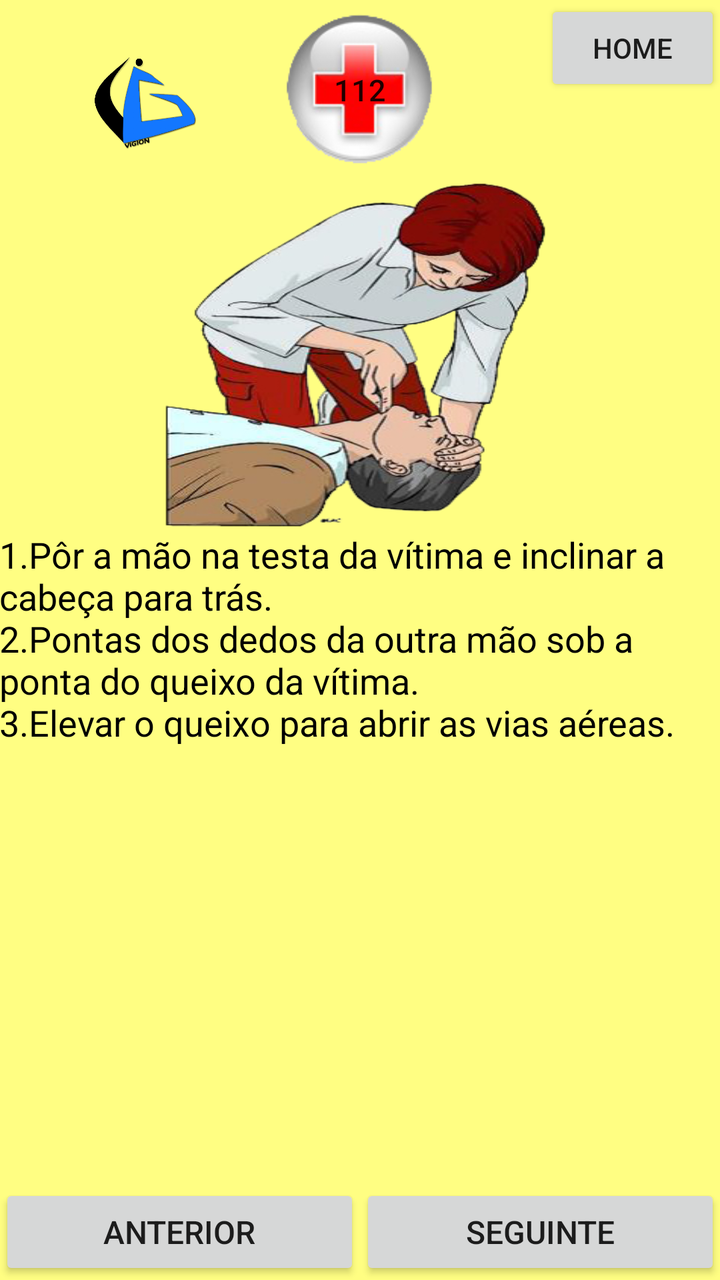
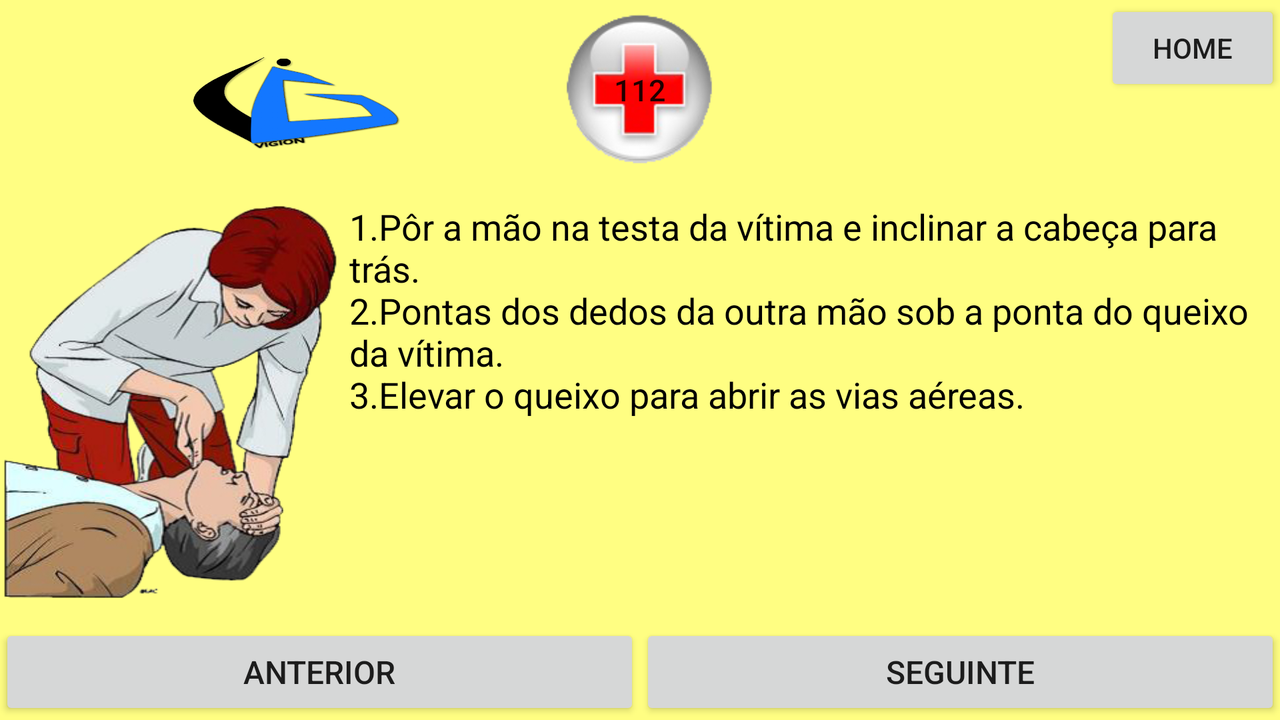

The same Android screen from two of the app's own layout files: first res/layout/ as a phone draws it, then the repository's variant for another configuration, drawn on a device whose configuration selects that folder. Both files follow.
<!-- AndroidManifest.xml: application theme AppTheme -->
<!-- res/layout/activity_sbv_abertura_da_via_aerea.xml -->
<RelativeLayout xmlns:android="http://schemas.android.com/apk/res/android"
    xmlns:tools="http://schemas.android.com/tools" android:layout_width="match_parent"
    android:layout_height="match_parent" android:paddingLeft="@dimen/activity_horizontal_margin"
    android:paddingRight="@dimen/activity_horizontal_margin"
    android:paddingTop="@dimen/activity_vertical_margin"
    android:paddingBottom="@dimen/activity_vertical_margin"
    tools:context="com.example.vss.suportebasicodevida5.sbv_abertura_da_via_aerea"
    android:background="#fffffe82">

    <Button
        android:layout_width="90dp"
        android:layout_height="90dp"
        android:text="@string/emergencia"
        android:id="@+id/buttonEmergencia"
        android:onClick="onCLickChange2Activity"
        android:layout_alignParentTop="true"
        android:layout_centerHorizontal="true"
        android:background="@drawable/medicina_em_png_queroimagem_ceica_crispim_2_transparente"
        android:textSize="15dp" />

    <LinearLayout
        android:orientation="horizontal"
        android:layout_width="fill_parent"
        android:layout_height="wrap_content"
        android:layout_centerHorizontal="true"

        android:layout_alignParentBottom="true"
        android:id="@+id/linearLayout">

        <Button
            android:layout_width="match_parent"
            android:layout_height="wrap_content"
            android:text="@string/anterior"
            android:id="@+id/buttonRespira"
            android:layout_alignParentBottom="true"
            android:layout_alignParentLeft="true"
            android:layout_alignParentStart="true"
            android:onClick="onCLickChange2Activity"
            android:layout_gravity="left|bottom"
            android:layout_weight="1"
            android:textSize="16sp" />

        <Button
            android:layout_width="match_parent"
            android:layout_height="wrap_content"
            android:text="@string/seguinte"
            android:id="@+id/buttonNaoRespira"
            android:onClick="onCLickChange2Activity"
            android:layout_alignParentBottom="true"
            android:layout_alignParentRight="true"
            android:layout_alignParentEnd="true"
            android:layout_gravity="right|bottom"
            android:layout_weight="1"
            android:textSize="16sp" />

    </LinearLayout>

    <Button
        android:layout_width="wrap_content"
        android:layout_height="wrap_content"
        android:text="@string/home"
        android:id="@+id/buttonHome"
        android:onClick="onCLickChange2Activity"
        android:layout_alignParentTop="true"
        android:layout_alignParentRight="true"
        android:layout_alignParentEnd="true" />

    <ImageView
        android:layout_width="90dp"
        android:layout_height="90dp"
        android:id="@+id/imageViewVSS"
        android:layout_alignParentTop="true"
        android:layout_alignParentLeft="true"
        android:layout_alignParentStart="true"
        android:layout_above="@+id/relativeLayout4"
        android:layout_toLeftOf="@+id/buttonEmergencia"
        android:layout_toStartOf="@+id/buttonEmergencia"
        android:background="@drawable/vigion_logo" />

    <RelativeLayout
        android:layout_width="fill_parent"
        android:layout_height="fill_parent"
        android:layout_below="@+id/buttonEmergencia"
        android:id="@+id/relativeLayout4"
        android:layout_above="@+id/linearLayout"
        android:layout_alignParentRight="true"
        android:layout_alignParentEnd="true"
        android:layout_alignParentLeft="true"
        android:layout_alignParentStart="true">

        <ImageView
            android:layout_width="200dp"
            android:layout_height="175dp"
            android:id="@+id/imageView2"
            android:background="@drawable/vos_transparente"
            android:layout_alignParentTop="true"
            android:layout_centerHorizontal="true" />

        <TextView
            android:layout_width="wrap_content"
            android:layout_height="wrap_content"
            android:textAppearance="?android:attr/textAppearanceMedium"
            android:text="@string/vos_ventilacao"
            android:id="@+id/textView"
            android:textColor="#ff000000"
            android:layout_below="@+id/imageView2"
            android:layout_alignParentLeft="true"
            android:layout_alignParentStart="true"
            android:layout_alignParentBottom="true" />

    </RelativeLayout>

</RelativeLayout>
<!-- resources referenced by this layout -->
<resources>
  <!-- drawable medicina_em_png_queroimagem_ceica_crispim_2_transparente: png bitmap (drawable-mdpi, 13470 bytes) -->
  <!-- drawable vigion_logo: png bitmap (drawable-mdpi, 108685 bytes) -->
  <!-- drawable vos_transparente: png bitmap (drawable-mdpi, 122244 bytes) -->
  <string name="anterior">Anterior</string>
  <string name="emergencia">112</string>
  <string name="home">HOME</string>
  <string name="seguinte">Seguinte</string>
  <string name="vos_ventilacao">1.Pôr a mão na testa da vítima e inclinar a cabeça para trás.\n2.Pontas dos dedos da outra mão sob a ponta do queixo da vítima.\n3.Elevar o queixo para abrir as vias aéreas.</string>
  <style name="AppTheme" parent="Theme.AppCompat.Light.NoActionBar">
          
      </style>
</resources>
<!-- res/layout-land/activity_sbv_abertura_da_via_aerea.xml (the repository's variant of the layout above) -->
<!-- drawn on the phone turned sideways -->
<RelativeLayout xmlns:android="http://schemas.android.com/apk/res/android"
    xmlns:tools="http://schemas.android.com/tools" android:layout_width="match_parent"
    android:layout_height="match_parent" android:paddingLeft="@dimen/activity_horizontal_margin"
    android:paddingRight="@dimen/activity_horizontal_margin"
    android:paddingTop="@dimen/activity_vertical_margin"
    android:paddingBottom="@dimen/activity_vertical_margin"
    tools:context="com.example.vss.suportebasicodevida5.sbv_abertura_da_via_aerea"
    android:background="#fffffe82">

    <Button
        android:layout_width="90dp"
        android:layout_height="90dp"
        android:text="@string/emergencia"
        android:id="@+id/buttonEmergencia"
        android:onClick="onCLickChange2Activity"
        android:layout_alignParentTop="true"
        android:layout_centerHorizontal="true"
        android:background="@drawable/medicina_em_png_queroimagem_ceica_crispim_2_transparente"
        android:textSize="15dp" />

    <LinearLayout
        android:orientation="horizontal"
        android:layout_width="fill_parent"
        android:layout_height="wrap_content"

        android:layout_alignParentBottom="true"
        android:id="@+id/linearLayout"
        android:layout_alignParentRight="true"
        android:layout_alignParentEnd="true"
        android:layout_alignParentLeft="true"
        android:layout_alignParentStart="true">

        <Button
            android:layout_width="match_parent"
            android:layout_height="wrap_content"
            android:text="@string/anterior"
            android:id="@+id/buttonRespira"
            android:layout_alignParentBottom="true"
            android:layout_alignParentLeft="true"
            android:layout_alignParentStart="true"
            android:onClick="onCLickChange2Activity"
            android:layout_gravity="left|bottom"
            android:layout_weight="1"
            android:textSize="16sp" />

        <Button
            android:layout_width="match_parent"
            android:layout_height="wrap_content"
            android:text="@string/seguinte"
            android:id="@+id/buttonNaoRespira"
            android:onClick="onCLickChange2Activity"
            android:layout_alignParentBottom="true"
            android:layout_alignParentRight="true"
            android:layout_alignParentEnd="true"
            android:layout_gravity="right|bottom"
            android:layout_weight="1"
            android:textSize="16sp" />

    </LinearLayout>

    <Button
        android:layout_width="wrap_content"
        android:layout_height="wrap_content"
        android:text="@string/home"
        android:id="@+id/buttonHome"
        android:onClick="onCLickChange2Activity"
        android:layout_alignParentTop="true"
        android:layout_alignParentRight="true"
        android:layout_alignParentEnd="true" />

    <ImageView
        android:layout_width="90dp"
        android:layout_height="90dp"
        android:id="@+id/imageViewVSS"
        android:layout_alignParentTop="true"
        android:layout_alignParentLeft="true"
        android:layout_alignParentStart="true"
        android:layout_above="@+id/relativeLayout4"
        android:layout_toLeftOf="@+id/buttonEmergencia"
        android:layout_toStartOf="@+id/buttonEmergencia"
        android:background="@drawable/vigion_logo" />

    <RelativeLayout
        android:layout_width="fill_parent"
        android:layout_height="fill_parent"
        android:layout_below="@+id/buttonEmergencia"
        android:id="@+id/relativeLayout4"
        android:layout_above="@+id/linearLayout"
        android:layout_alignParentRight="true"
        android:layout_alignParentEnd="true"
        android:layout_alignParentLeft="true"
        android:layout_alignParentStart="true">

        <ImageView
            android:layout_width="175dp"
            android:layout_height="200dp"
            android:id="@+id/imageView"
            android:background="@drawable/vos_transparente"
            android:layout_centerVertical="true"
            android:layout_alignParentLeft="true"
            android:layout_alignParentStart="true" />

        <TextView
            android:layout_width="wrap_content"
            android:layout_height="wrap_content"
            android:textAppearance="?android:attr/textAppearanceMedium"
            android:text="@string/vos_ventilacao"
            android:id="@+id/textView"
            android:textColor="#ff000000"
            android:layout_toRightOf="@+id/imageView"
            android:layout_toEndOf="@+id/imageView"
            android:layout_alignParentBottom="true"
            android:layout_alignTop="@+id/imageView" />

    </RelativeLayout>

</RelativeLayout>
